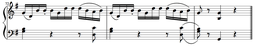
#> input picture music1.png, 256 x 46 px, shrunk from 1274 x 231 before the run, found by its file name; the run also reads 1 picture not shown here
$ jupyter execute template_matching_by_edge_hamming.ipynb   (shell and % lines are left out)   (Python 2 division)
#> lines starting #> are read from the running program, lines starting #| are printed output that depends on the picture; after the words box and inside, x2 and y2 are one past the last pixel; in counts of white or black regions, pixels touching at a corner belong together
[cell 1]
import cv2
import numpy as np
from matplotlib import pyplot as plt
import math

[cell 2]
img = cv2.imread('../images/music1.png',0)
#> img: shape (46, 256); min 0, max 255, mean 226.2
plt.imshow(img,cmap = 'gray')

[cell 3]
img_edge = cv2.Canny(img,100,200)#0 0r 255
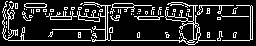
#> img_edge: shape (46, 256); 16.3% white in thin lines or dots
plt.imshow(img_edge,cmap = 'gray')

[cell 4]
template2 = cv2.imread('../images/template2.png',0)
plt.imshow(template2,cmap = 'gray')
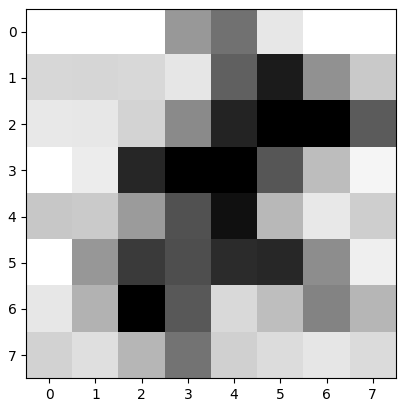
#> figure drawn by matplotlib, 1 panel

[cell 5]
template2_edge = cv2.Canny(template2,100,200)#0 0r 255
plt.imshow(template2_edge,cmap = 'gray')
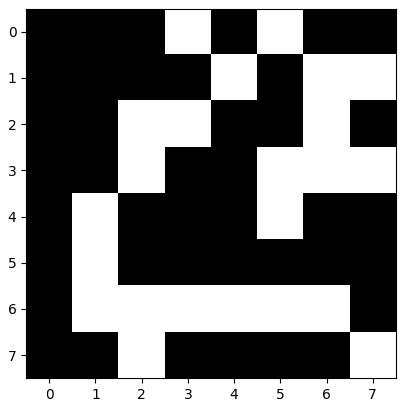
#> figure drawn by matplotlib, 1 panel

[cell 6]
img_=img/255
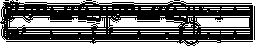
#> img_: shape (46, 256); values 0 (black) and 1 (white), 42.5% white; 148 white regions (129 under 20 px), largest, box (x1, y1, x2, y2) and area: (0, 0, 256, 46) 2169, (8, 16, 104, 29) 683, (108, 18, 185, 29) 495
template=template2

m=len(template)
#> m = 8
n=len(template[0])
#> n = 8

M=len(img)
#> M = 46
N=len(img[0])
#> N = 256

hamming_sim=np.zeros_like(img)

for i in xrange(M):
    print i,
    for j in xrange(N):
        for k in xrange(m):
            for l in xrange(n):
                if i+k in xrange(M) and j+l in xrange(N):
                    hamming_sim[i][j]+=img_[(i+k,j+l)]*template[(k,l)]+(1-img_[(i+k,j+l)])*(1-template[(k,l)])
#> this loop made 46 passes
#| 0
#| 1
#| 2
#| 3
#| 4
#| 5
#| 6
#| 7
#> (further printed lines are left out)
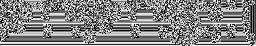
#> hamming_sim: shape (46, 256); min 0, max 255, mean 131.6

[cell 7]
np.save('../data/hamming_sim.np',hamming_sim)

[cell 8]
plt.imshow(hamming_sim)
cv2.imwrite('../images/music1_template1.png',hamming_sim)
plt.imshow(hamming_sim, cmap=plt.cm.hot)
plt.colorbar()
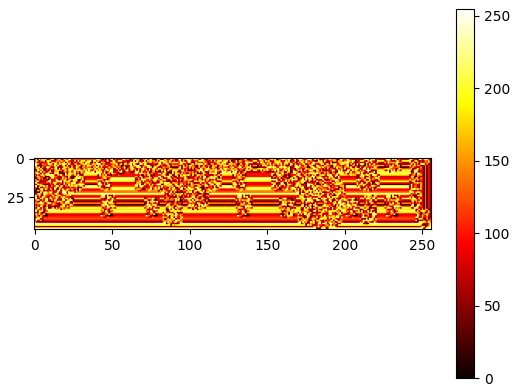
#> figure drawn by matplotlib, 2 panels

[cell 9]
top_points=hamming_sim.argsort(axis=None)[::-1][0:1000]
#> top_points = 1000 values, max 11775 at index 0, min 8 at index 342, mean 6688.3
for i in top_points:
    index=np.unravel_index(i, hamming_sim.shape)
    print np.unravel_index(i, hamming_sim.shape),hamming_sim[index[0]][index[1]]
#> this loop made 1000 passes
#> (i, index) on passes 1 to 3: (11775, (45, 255)), (5654, (22, 22)), (5975, (23, 87))
#| (45, 255) 255
#| (22, 22) 255
#| (23, 87) 255
#| (18, 92) 255
#| (23, 186) 255
#| (11, 99) 255
#| (5, 182) 255
#| (11, 158) 255
#> (further printed lines are left out)

[cell 10]
img = cv2.imread('../images/music1.png')
#> img is the input picture: shape (46, 256, 3); mean B, G, R 226.3, 226.2, 226.2
x=1000
y=100
w=40
h=40
cv2.rectangle(img, (x, y), (x + w, y + h), (0, 255, 0), 3)#最後の引数は太さ
plt.imshow(img)

[cell 11]
img = cv2.imread('../images/music1.png')

m=len(template)
n=len(template[0])

M=len(img)
N=len(img[0])

for x in xrange(M):
    for y in xrange(N):
        if hamming_sim[x][y]==255:
            cv2.rectangle(img, (y, x), (y + n, x +m), (0, 255, 0), 3)#最後の引数は太さ
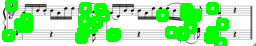
#> img: shape (46, 256, 3); mean B, G, R 166.6, 236.4, 166.5


plt.imshow(img)
cv2.imwrite('../images/music1_template_hamming.png',img)
#> Out = True

[cell 12]
hamming_sim.shape
img.shape
#> Out = (46, 256, 3)

[cell 13]
M
#> Out = 46
